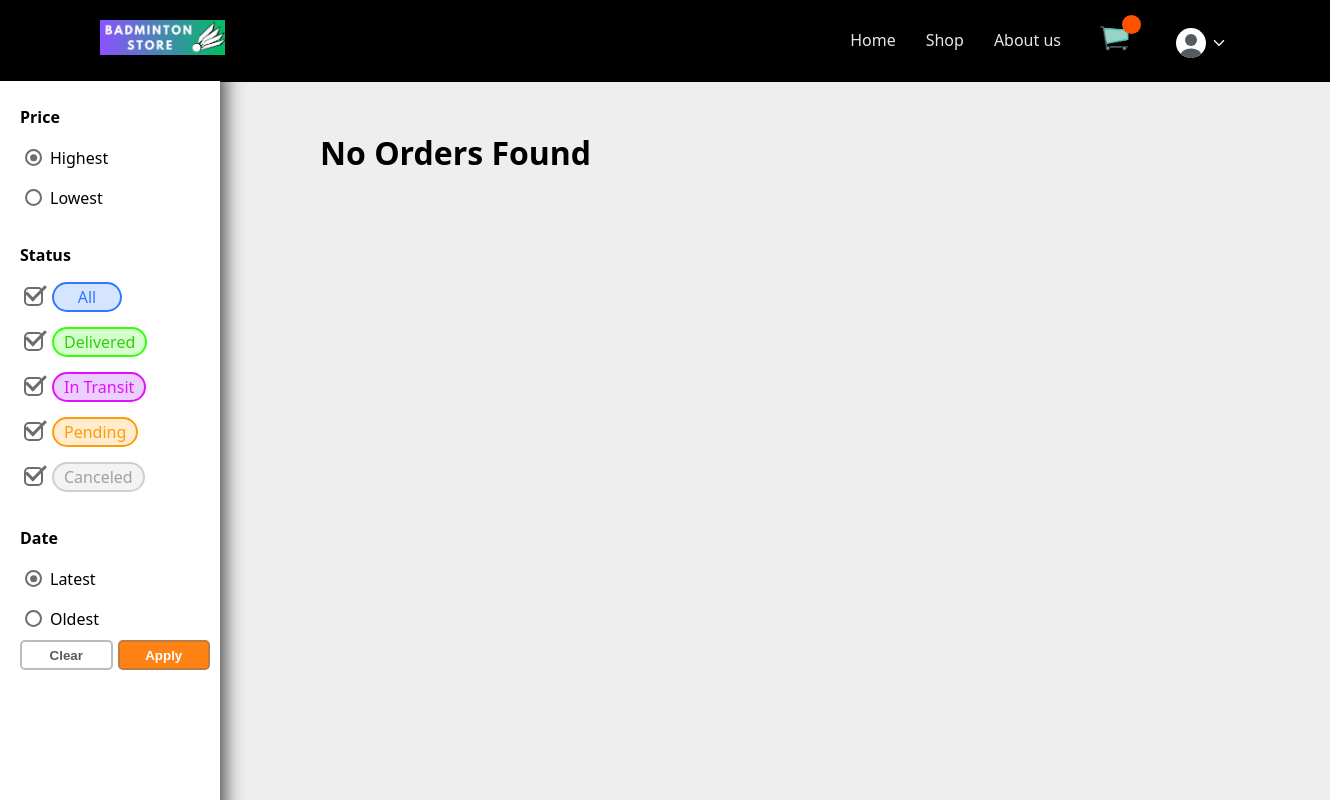
/pages/order/order.php (signed in), run on an earlier commit of the app's database.
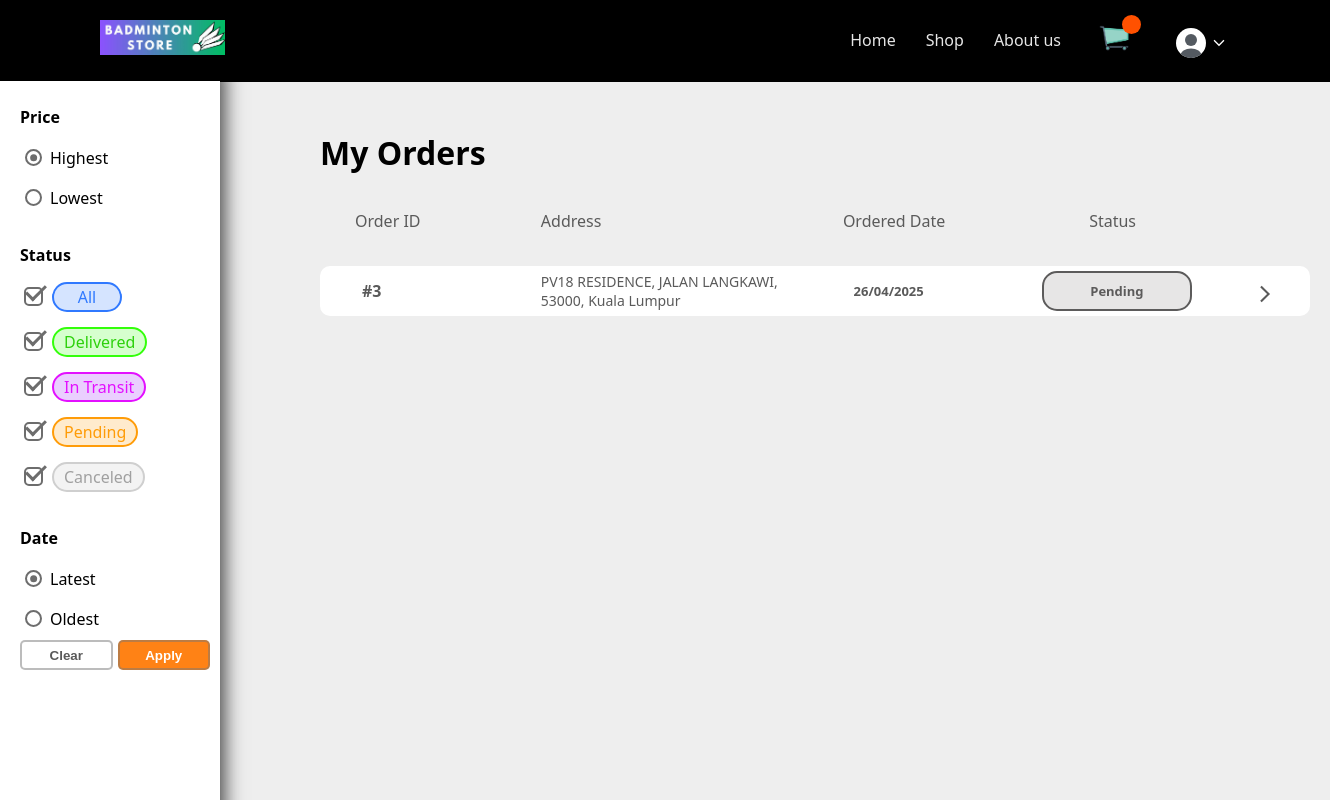
And on a later commit of the database.
### tables this page shows
CREATE TABLE `orders` (
  `orderId` int(5) NOT NULL,
  `userId` int(11) NOT NULL,
  `orderDate` date NOT NULL,
  `status` varchar(10) NOT NULL,
  `orderAddress` varchar(150) NOT NULL,
  `orderName` varchar(40) NOT NULL,
  `orderPhone` varchar(15) NOT NULL,
  `deliveryMethod` varchar(20) NOT NULL,
  `deliveredDate` date DEFAULT NULL,
  `tracking` int(30) DEFAULT NULL,
  `discount` decimal(10,2) NOT NULL DEFAULT 0.00,
  `notify` tinyint(1) NOT NULL DEFAULT 0,
  `cancel_reason` varchar(50) DEFAULT NULL
);

### pages/order/order.php (the view, shortened to what the changed rows need)
<?php
    require "../../_base.php";
    include "../../_head.php";
    extract((array)$_user);
    $userId = $_user->userID;
    $colorStatusBar = "linear-gradient(90deg, rgba(29,204,29,1) 0%, rgba(255,177,0,1) 77%)";
    $colorStatusDefault = "rgba(221, 214, 214, 0.514)";
    $colorStatusDone = "rgb(25, 165, 25)";
    $colorDelivered = "rgb(54, 187, 65)";
    $colorIntransit = "rgb(255, 198, 11)";
    $colorPending = "rgb(92, 91, 91)";
    $colorDeliveredBG = "rgba(54, 187, 65, 0.15)";
    $colorIntransitBG = "rgba(255, 198, 11, 0.15)";
    $colorPendingBG = "rgba(92, 91, 91, 0.15)";
    $colorArr = [
        [$colorStatusDone, $colorStatusBar, $colorStatusDefault, $colorStatusDefault, $colorStatusDefault, $colorPending, $colorPendingBG],
        [$colorStatusDone,$colorStatusDone,$colorStatusDone,$colorStatusBar,$colorStatusDefault, $colorIntransit, $colorIntransitBG],
        [$colorStatusDone,$colorStatusDone,$colorStatusDone,$colorStatusDone,$colorStatusDone, $colorDelivered, $colorDeliveredBG]
    ];
    $index = 0;
    $showOnlyStatus = $_GET["status"] ?? "'Pending', 'In Transit', 'Delivered', 'Canceled'";
    $sort = $_GET["date"] ?? "desc";
    $price = $_GET["price"] ?? "desc";
    try{
        $sql = "Select o.*, sum(oi.subtotal) as total_price from
                                orders o JOIN order_items oi ON (o.orderId = oi.orderId)
                                WHERE o.userId = $userId AND o.status in ($showOnlyStatus)
                                GROUP BY o.orderId ORDER BY o.orderDate $sort, total_price $price";
        $orders = $_db->prepare($sql);
       $orders->execute();
        $orders = $orders->fetchAll();
    }
    catch (PDOException $e){
        die(":( Couldn't Find What You're Looking For");
    }
?>
<ul class="filtermenu">
    <form method="GET">
            <label>Price</label><br>
            <label>Status</label><br>
            <label>Date</label><br>
    </form>
</ul>
<h1><?= count($orders) == 0 ? "No Orders Found" : "My Orders" ?></h1>
<?php if(count($orders) > 0): ?>
<div class="order-header">
        <span>Order ID</span>
        <span>Address</span>
        <span>Ordered Date</span>
        <span>Status</span>
        <span></span>
</div>
<?php endif ?>
<div class="orders-container">
    <?php foreach($orders as $o): ?>
        <?php
            if($o->status === "Pending" || $o->status === "Canceled"){
                $index = 0;
            }
        ?>
    <div class="order" data-order-id="<?=$o->orderId?>" style="cursor:pointer;">
        <span class="orderID">#<?=$o->orderId?></span>
        <span class="orderAddress"><?=$o->orderAddress?></span>
        <span class="orderDate"><?=substr($o->orderDate,8,2) . '/' . substr($o->orderDate,5,2) . '/' . substr($o->orderDate,0,4) ?></span>
        <span class="orderStatus" style="border: 2px solid <?= $colorArr[$index][5] ?>; border-radius: 15px; color: <?= $colorArr[$index][5] ?>; background: <?= $colorArr[$index][6] ?>"><?=$o->status?></span>
        <button class="dropdown" data-order-id="<?=$o->orderId?>">
        <svg xmlns="http://www.w3.org/2000/svg" height="24px" viewBox="0 -960 960 960" width="24px" fill="#e3e3e3"><path d="m321-80-71-71 329-329-329-329 71-71 400 400L321-80Z"/></svg>
        </button>
    </div>
    <?php endforeach; ?>
</div>
<?php
include '../../_foot.php';
?>

What changed in the data, as far as the page shows it:
added orders: orderId "3", orderAddress "PV18 RESIDENCE, JALAN LANGKAWI, 53000, Kuala Lumpur", orderDate "26", orderDate "04", orderDate "2025", status "Pending"
Also different on the page:
text no longer shown: "No Orders Found"
text now shown: "My Orders Order ID Address Ordered Date Status"
